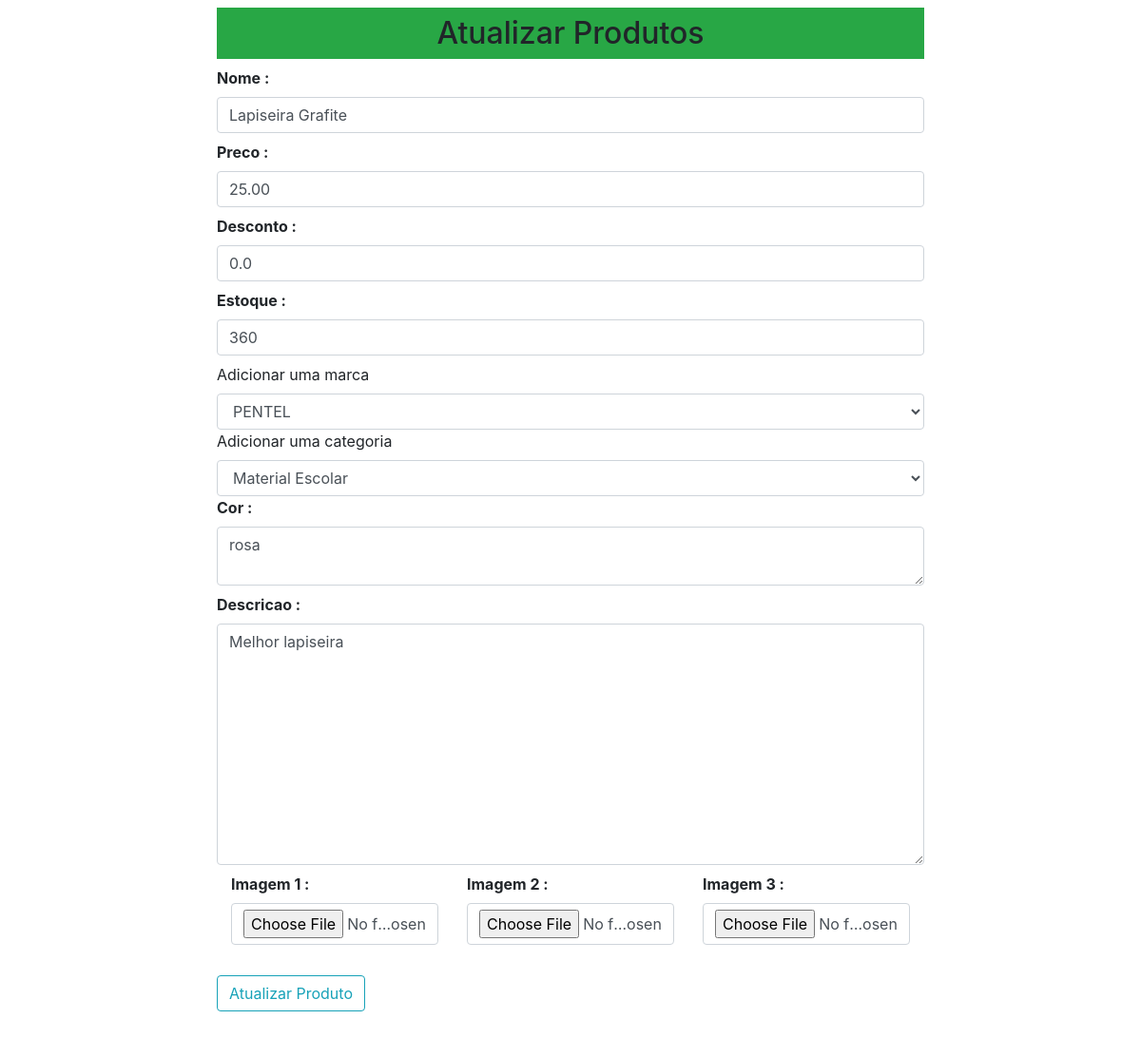
Page /updateproduto/3 on the earlier database version.
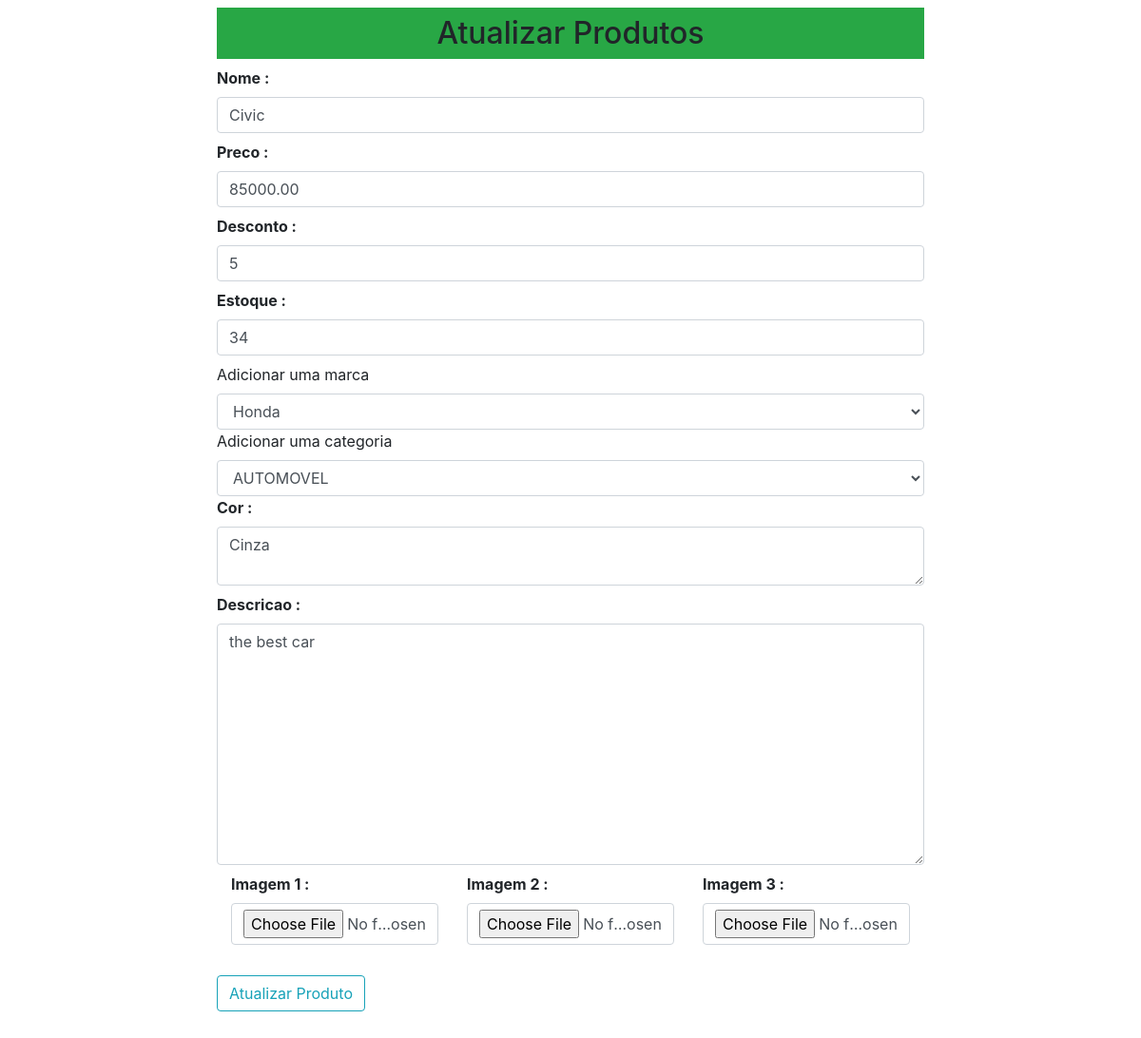
Same page on the later database version.
### loja/produtos/models.py (models this page shows, shortened)
class Addproduto(db.Model):
    id = db.Column(db.Integer, primary_key=True)
    name = db.Column(db.String(100), nullable=False,unique=True)
    price = db.Column(db.Float, nullable=False)
    discount = db.Column(db.Integer, default=0)
    stock = db.Column(db.Integer, nullable=False)
    description = db.Column(db.String(255), nullable=False)
    color = db.Column(db.String(100), nullable=False)
    pub_date = db.Column(db.DateTime, nullable=False, default=datetime.now())
    marca_id = db.Column(db.Integer, db.ForeignKey('marca.id'), nullable=True)
    marca = db.relationship('Marca', backref=db.backref('marca', lazy=True))
    categoria_id = db.Column(db.Integer, db.ForeignKey('categoria.id'), nullable=False)
    categoria = db.relationship('Categoria', backref=db.backref('produtos', lazy=True)) #observar se é o mesmo nome da tabela
    create_date = db.Column(db.DateTime, nullable=False, default=datetime.now())
    image_1 = db.Column(db.String(150), nullable=False, default='default.jpg')
    image_2 = db.Column(db.String(150), nullable=False, default='default.jpg')
    image_3 = db.Column(db.String(150), nullable=False, default='default.jpg')

class Marca(db.Model):
    id = db.Column(db.Integer, primary_key=True)
    name = db.Column(db.String(100), nullable=False,unique=True)

class Categoria(db.Model):
    id = db.Column(db.Integer, primary_key=True)
    name = db.Column(db.String(100), nullable=False,unique=True)

### loja/produtos/rotas.py (the view, shortened to what this page needs)
@app.route('/updateproduto/<int:id>', methods=['GET', 'POST'])
def updateproduto(id):
    marcas = Marca.query.all()
    categorias = Categoria.query.all()
    produto = Addproduto.query.get_or_404(id)
    marca = request.form.get('marca')
    categoria = request.form.get('categoria')
    form = Addprodutos(request.form)
    form.name.data = produto.name
    form.price.data = produto.price
    form.discount.data = produto.discount
    form.stock.data = produto.stock
    form.description.data = produto.description
    form.colors.data = produto.color
    return render_template('/produtos/updateproduto.html', title="Atualizar Categoria", form=form, marcas=marcas, categorias=categorias, produto=produto)

### loja/produtos/forms.py
class Addprodutos(Form):
    name = StringField('Nome :', [validators.DataRequired()])
    price = DecimalField('Preco :', [validators.DataRequired()])
    discount = IntegerField('Desconto :', [validators.DataRequired()])
    stock = IntegerField('Estoque :', [validators.DataRequired()])
    description = TextAreaField('Descricao :', [validators.DataRequired()])
    colors = TextAreaField('Cor :', [validators.DataRequired()])
    image_1 = FileField('Imagem 1 :', validators=[FileAllowed(['jpg', 'png', 'jpeg', 'gif'], 'Somente imagens.')])
    image_2 = FileField('Imagem 2 :', validators=[FileAllowed(['jpg', 'png', 'jpeg', 'gif'], 'Somente imagens.')])
    image_3 = FileField('Imagem 3 :', validators=[FileAllowed(['jpg', 'png', 'jpeg', 'gif'], 'Somente imagens.')])

### loja/templates/produtos/updateproduto.html (shortened to what this page needs)
{% extends 'layouts.html' %}
{% block content %}
<div class="container">
    <div class="row">
    <div class="col-md-2"></div>
    <div class="col-md-8 p-2">
        <h2 class="text-center bg-success p-2">Atualizar Produtos</h2>
        {% from "_formhelpers.html" import render_field %}
        <form action="" method="POST" enctype="multipart/form-data">
            {{ render_field(form.name, class="form-control", placeholder="Nome do Produto")}}
            {{ render_field(form.price, class="form-control", placeholder="Preço do Produto")}}
            {{ render_field(form.discount, class="form-control", placeholder="Desconto do Produto")}}
            {{ render_field(form.stock, class="form-control", placeholder="Estoque do Produto")}}
            <label for="marca">Adicionar uma marca</label>
            <select name="marca" id="marca" class="form-control" required>
                <option value="{{produto.marca_id}}">{{produto.marca.name}}</option>
            </select>
            <label for="categoria">Adicionar uma categoria</label>
            <select name="categoria" id="categoria" class="form-control" required>
                <option value="{{produto.categoria_id}}">{{produto.categoria.name}}</option>
            </select>
            {{ render_field(form.colors, class="form-control", placeholder="Cor do Produto")}}
            {{ render_field(form.description, class="form-control", placeholder="Descrição do Produto", rows="10")}}
            <div class="container">
                <div class="row">
                    <div class="col-md-4">{{ render_field(form.image_1, class="form-control")}}</div>
                    <div class="col-md-4">{{ render_field(form.image_2, class="form-control")}}</div>
                    <div class="col-md-4">{{ render_field(form.image_3, class="form-control")}}</div>
                </div>
            </div>
            <button type="submit" class="btn btn-outline-info mt-4 mb-5">Atualizar Produto</button>
        </form>
    </div>
    <div class="col-md-2"></div>
</div>
</div>
{% endblock content%}

### loja/templates/_formhelpers.html (shortened to what this page needs)
{% macro render_field(field) %}
  <dt>{{ field.label }}
  <dd>{{ field(**kwargs)|safe }}
  </dd>
{% endmacro %}

Differences in the rows shown:
removed Marca: marca "PENTEL"
removed Categoria: categoria "Material Escolar"
changed Addproduto: name "Lapiseira Grafite" → "Civic"; price "25.00" → "85000.00"; discount "0.0" → "5"; stock "360" → "34"; description "Melhor lapiseira" → "the best car"
added Marca: marca "Honda"
now on this page (row edited): Categoria: categoria "AUTOMOVEL"
Other differences:
form field colors: "rosa" → "Cinza"
